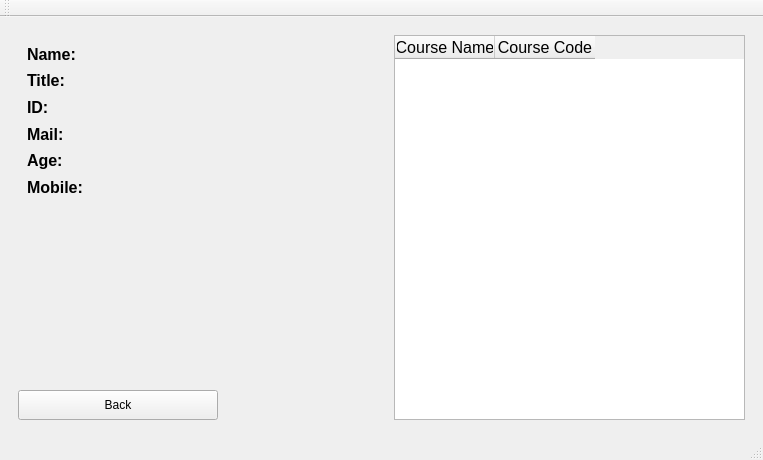
<?xml version="1.0" encoding="UTF-8"?>
<ui version="4.0">
 <class>profinfo</class>
 <widget class="QMainWindow" name="profinfo">
  <property name="geometry">
   <rect>
    <x>0</x>
    <y>0</y>
    <width>763</width>
    <height>460</height>
   </rect>
  </property>
  <property name="windowTitle">
   <string>MainWindow</string>
  </property>
  <widget class="QWidget" name="centralwidget">
   <layout class="QHBoxLayout" name="horizontalLayout_4">
    <item>
     <widget class="QWidget" name="widget" native="true">
      <layout class="QVBoxLayout" name="verticalLayout_2">
       <item>
        <widget class="QWidget" name="widget_3" native="true">
         <layout class="QGridLayout" name="gridLayout">
          <item row="6" column="0">
           <widget class="QLabel" name="mobile">
            <property name="sizePolicy">
             <sizepolicy hsizetype="Maximum" vsizetype="Preferred">
              <horstretch>0</horstretch>
              <verstretch>0</verstretch>
             </sizepolicy>
            </property>
            <property name="text">
             <string>&lt;html&gt;&lt;head/&gt;&lt;body&gt;&lt;p&gt;&lt;span style=&quot; font-size:12pt; font-weight:700;&quot;&gt;Mobile:&lt;/span&gt;&lt;/p&gt;&lt;/body&gt;&lt;/html&gt;</string>
            </property>
           </widget>
          </item>
          <item row="0" column="0">
           <widget class="QLabel" name="name">
            <property name="sizePolicy">
             <sizepolicy hsizetype="Maximum" vsizetype="Preferred">
              <horstretch>0</horstretch>
              <verstretch>0</verstretch>
             </sizepolicy>
            </property>
            <property name="text">
             <string>&lt;html&gt;&lt;head/&gt;&lt;body&gt;&lt;p&gt;&lt;span style=&quot; font-size:12pt; font-weight:700;&quot;&gt;Name:&lt;/span&gt;&lt;/p&gt;&lt;/body&gt;&lt;/html&gt;</string>
            </property>
           </widget>
          </item>
          <item row="0" column="1">
           <widget class="QLabel" name="lbl_name">
            <property name="sizePolicy">
             <sizepolicy hsizetype="MinimumExpanding" vsizetype="Preferred">
              <horstretch>0</horstretch>
              <verstretch>0</verstretch>
             </sizepolicy>
            </property>
            <property name="text">
             <string/>
            </property>
           </widget>
          </item>
          <item row="6" column="1">
           <widget class="QLabel" name="lbl_mob">
            <property name="sizePolicy">
             <sizepolicy hsizetype="MinimumExpanding" vsizetype="Preferred">
              <horstretch>0</horstretch>
              <verstretch>0</verstretch>
             </sizepolicy>
            </property>
            <property name="text">
             <string/>
            </property>
           </widget>
          </item>
          <item row="4" column="0">
           <widget class="QLabel" name="age">
            <property name="sizePolicy">
             <sizepolicy hsizetype="Maximum" vsizetype="Preferred">
              <horstretch>0</horstretch>
              <verstretch>0</verstretch>
             </sizepolicy>
            </property>
            <property name="text">
             <string>&lt;html&gt;&lt;head/&gt;&lt;body&gt;&lt;p&gt;&lt;span style=&quot; font-size:12pt; font-weight:700;&quot;&gt;Age:&lt;/span&gt;&lt;/p&gt;&lt;/body&gt;&lt;/html&gt;</string>
            </property>
           </widget>
          </item>
          <item row="4" column="1">
           <widget class="QLabel" name="lbl_age">
            <property name="sizePolicy">
             <sizepolicy hsizetype="MinimumExpanding" vsizetype="Preferred">
              <horstretch>0</horstretch>
              <verstretch>0</verstretch>
             </sizepolicy>
            </property>
            <property name="text">
             <string/>
            </property>
           </widget>
          </item>
          <item row="3" column="0">
           <widget class="QLabel" name="mail">
            <property name="sizePolicy">
             <sizepolicy hsizetype="Maximum" vsizetype="Preferred">
              <horstretch>0</horstretch>
              <verstretch>0</verstretch>
             </sizepolicy>
            </property>
            <property name="text">
             <string>&lt;html&gt;&lt;head/&gt;&lt;body&gt;&lt;p&gt;&lt;span style=&quot; font-size:12pt; font-weight:700;&quot;&gt;Mail:&lt;/span&gt;&lt;/p&gt;&lt;/body&gt;&lt;/html&gt;</string>
            </property>
           </widget>
          </item>
          <item row="3" column="1">
           <widget class="QLabel" name="lbl_mail">
            <property name="sizePolicy">
             <sizepolicy hsizetype="MinimumExpanding" vsizetype="Preferred">
              <horstretch>0</horstretch>
              <verstretch>0</verstretch>
             </sizepolicy>
            </property>
            <property name="text">
             <string/>
            </property>
           </widget>
          </item>
          <item row="2" column="0">
           <widget class="QLabel" name="id">
            <property name="text">
             <string>&lt;html&gt;&lt;head/&gt;&lt;body&gt;&lt;p&gt;&lt;span style=&quot; font-size:12pt; font-weight:700;&quot;&gt;ID:&lt;/span&gt;&lt;/p&gt;&lt;/body&gt;&lt;/html&gt;</string>
            </property>
           </widget>
          </item>
          <item row="1" column="0">
           <widget class="QLabel" name="title">
            <property name="sizePolicy">
             <sizepolicy hsizetype="Maximum" vsizetype="Preferred">
              <horstretch>0</horstretch>
              <verstretch>0</verstretch>
             </sizepolicy>
            </property>
            <property name="text">
             <string>&lt;html&gt;&lt;head/&gt;&lt;body&gt;&lt;p&gt;&lt;span style=&quot; font-size:12pt; font-weight:700;&quot;&gt;Title:&lt;/span&gt;&lt;/p&gt;&lt;/body&gt;&lt;/html&gt;</string>
            </property>
           </widget>
          </item>
          <item row="1" column="1">
           <widget class="QLabel" name="lbl_title">
            <property name="sizePolicy">
             <sizepolicy hsizetype="MinimumExpanding" vsizetype="Preferred">
              <horstretch>0</horstretch>
              <verstretch>0</verstretch>
             </sizepolicy>
            </property>
            <property name="text">
             <string/>
            </property>
           </widget>
          </item>
          <item row="2" column="1">
           <widget class="QLabel" name="lbl_id">
            <property name="text">
             <string/>
            </property>
           </widget>
          </item>
         </layout>
        </widget>
       </item>
       <item>
        <widget class="QWidget" name="widget_4" native="true"/>
       </item>
       <item>
        <widget class="QPushButton" name="backbtn">
         <property name="sizePolicy">
          <sizepolicy hsizetype="Preferred" vsizetype="Preferred">
           <horstretch>70</horstretch>
           <verstretch>30</verstretch>
          </sizepolicy>
         </property>
         <property name="maximumSize">
          <size>
           <width>200</width>
           <height>30</height>
          </size>
         </property>
         <property name="text">
          <string>Back</string>
         </property>
        </widget>
       </item>
      </layout>
     </widget>
    </item>
    <item>
     <widget class="QWidget" name="widget_2" native="true">
      <layout class="QHBoxLayout" name="horizontalLayout_3">
       <item>
        <widget class="QTableWidget" name="tablecourse">
         <column>
          <property name="text">
           <string>Course Name</string>
          </property>
          <property name="font">
           <font>
            <pointsize>12</pointsize>
           </font>
          </property>
         </column>
         <column>
          <property name="text">
           <string>Course Code</string>
          </property>
          <property name="font">
           <font>
            <pointsize>12</pointsize>
           </font>
          </property>
         </column>
        </widget>
       </item>
      </layout>
     </widget>
    </item>
   </layout>
  </widget>
  <widget class="QMenuBar" name="menubar">
   <property name="geometry">
    <rect>
     <x>0</x>
     <y>0</y>
     <width>763</width>
     <height>21</height>
    </rect>
   </property>
  </widget>
  <widget class="QStatusBar" name="statusbar"/>
  <widget class="QToolBar" name="toolBar">
   <property name="windowTitle">
    <string>toolBar</string>
   </property>
   <attribute name="toolBarArea">
    <enum>TopToolBarArea</enum>
   </attribute>
   <attribute name="toolBarBreak">
    <bool>false</bool>
   </attribute>
  </widget>
 </widget>
 <resources/>
 <connections/>
</ui>
